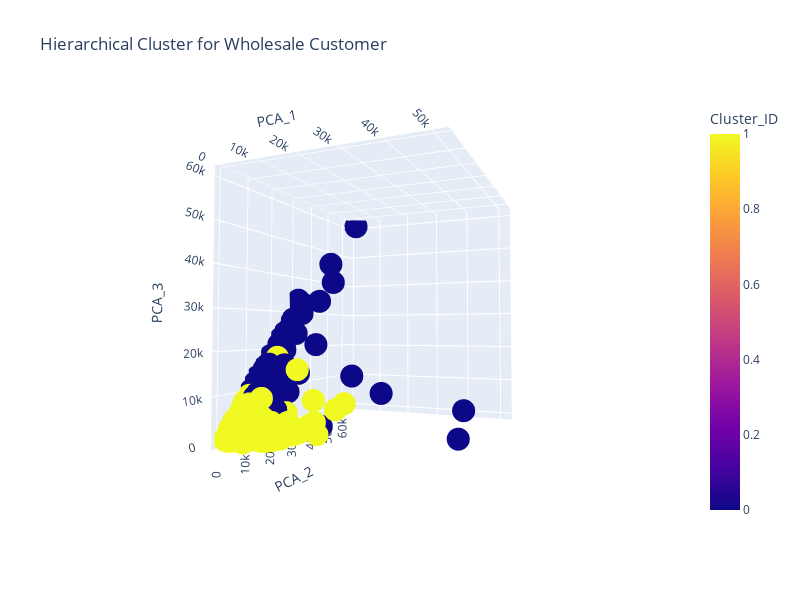

The code cell stored with this chart in its notebook:
### Code cell
px.scatter_3d(New_Dataframe_Wholesale_Customer, x = 'PCA_1', y = 'PCA_2', z = 'PCA_3', color = New_Dataframe_Wholesale_Customer['h_cluster_ID'], 
                         title = 'Hierarchical Cluster for Wholesale Customer', labels = {'h_cluster_ID' : 'Cluster_ID'},width = 800, height = 600)

### Figure 1 — Plotly figure (JSON) as saved in the notebook; plotly's stock layout.template omitted (floating-point values rounded to 4 significant figures; data arrays with more than 128 entries replaced by an {"elided": "..."} marker saying what was removed)
{"data": [{"hovertemplate": "PCA_1=%{x}<br>PCA_2=%{y}<br>PCA_3=%{z}<br>Cluster_ID=%{marker.color}<extra></extra>", "legendgroup": "", "marker": {"color": {"elided": "440 int values"}, "coloraxis": "coloraxis", "symbol": "circle"}, "mode": "markers", "name": "", "scene": "scene", "showlegend": false, "type": "scatter3d", "x": {"elided": "440 float values"}, "y": {"elided": "440 float values"}, "z": {"elided": "440 float values"}}], "layout": {"coloraxis": {"colorbar": {"title": {"text": "Cluster_ID"}}, "colorscale": [[0, "#0d0887"], [0.1111, "#46039f"], [0.2222, "#7201a8"], [0.3333, "#9c179e"], [0.4444, "#bd3786"], [0.5556, "#d8576b"], [0.6667, "#ed7953"], [0.7778, "#fb9f3a"], [0.8889, "#fdca26"], [1, "#f0f921"]]}, "height": 600, "legend": {"tracegroupgap": 0}, "scene": {"aspectmode": "auto", "aspectratio": {"x": 0.8884, "y": 1.084, "z": 1.039}, "camera": {"center": {"x": 0, "y": 0, "z": 0}, "eye": {"x": 0.8542, "y": -1.987, "z": -0.09014}, "projection": {"type": "perspective"}, "up": {"x": 0, "y": 0, "z": 1}}, "domain": {"x": [0, 1], "y": [0, 1]}, "xaxis": {"title": {"text": "PCA_1"}, "type": "linear"}, "yaxis": {"title": {"text": "PCA_2"}, "type": "linear"}, "zaxis": {"title": {"text": "PCA_3"}, "type": "linear"}}, "title": {"text": "Hierarchical Cluster for Wholesale Customer"}, "width": 800}}
